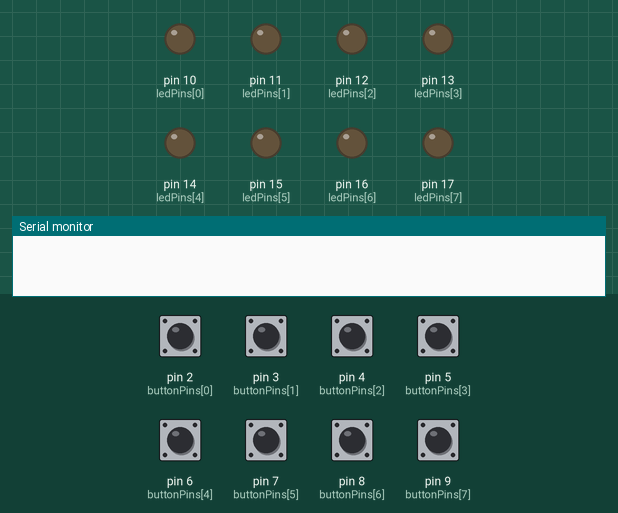
This sketch was run on a simulated Arduino Uno, built with avr-gcc and run on an emulated ATmega328P. On the bench: output pins drawn as LEDs (lit = HIGH), the last lines printed to the serial monitor. The test bench sets the inputs (shaded band); at power-on: pin 2 (buttonPins[0]), pin 3 (buttonPins[1]), pin 4 (buttonPins[2]), pin 5 (buttonPins[3]), pin 6 (buttonPins[4]), pin 7 (buttonPins[5]), pin 8 (buttonPins[6]), pin 9 (buttonPins[7]) HIGH.

Above: at 1.2 s.
1.3 s: pin 2 (buttonPins[0]) pulled LOW for 0.15 s
At 2.3 s:
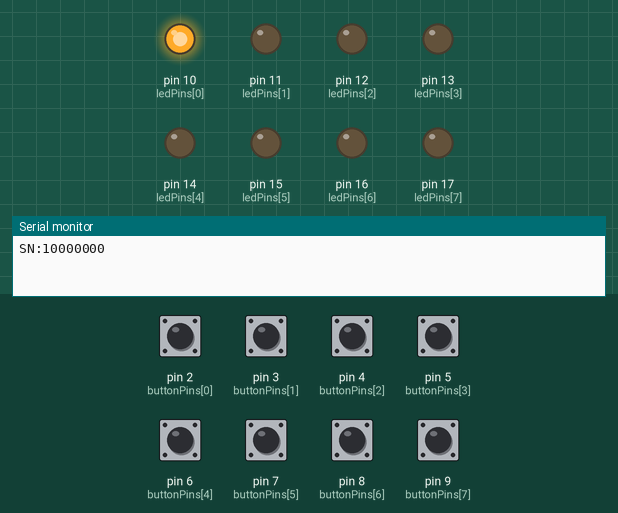
2.9 s: pin 3 (buttonPins[1]) pulled LOW for 0.15 s
At 3.5 s:
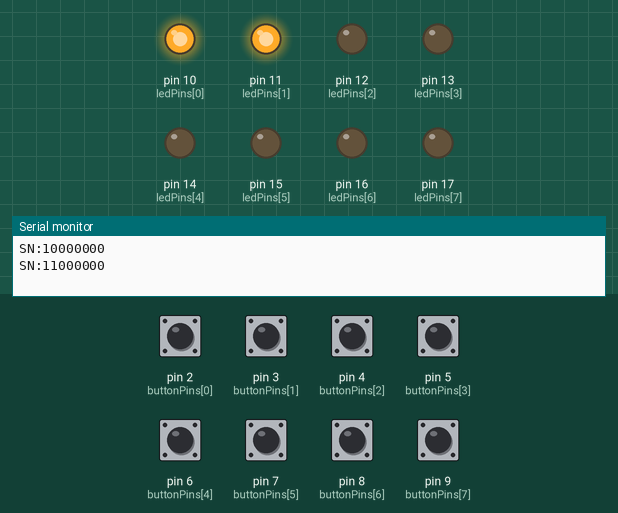
4.5 s: pin 4 (buttonPins[2]) pulled LOW for 0.15 s
At 5.7 s:
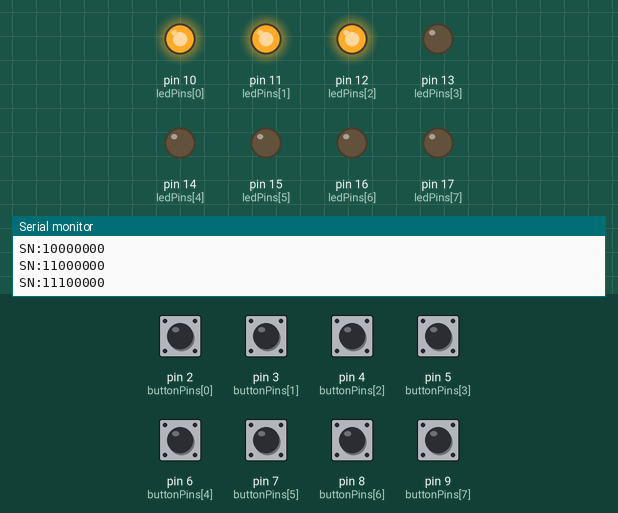
6.1 s: pin 5 (buttonPins[3]) pulled LOW for 0.15 s
At 7.2 s:
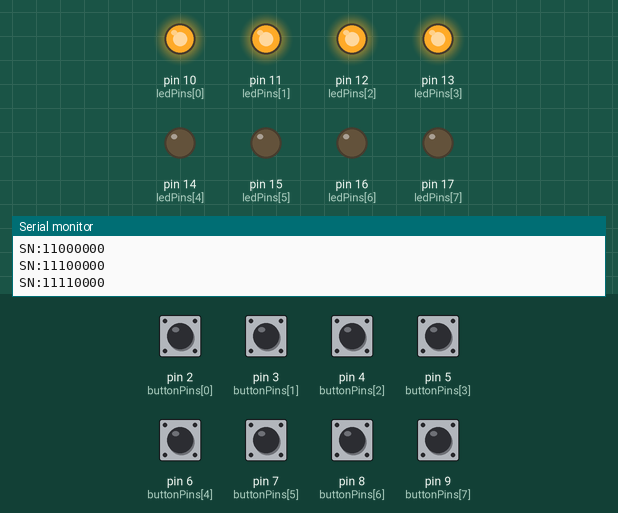
7.7 s: pin 6 (buttonPins[4]) pulled LOW for 0.15 s
At 8.4 s:
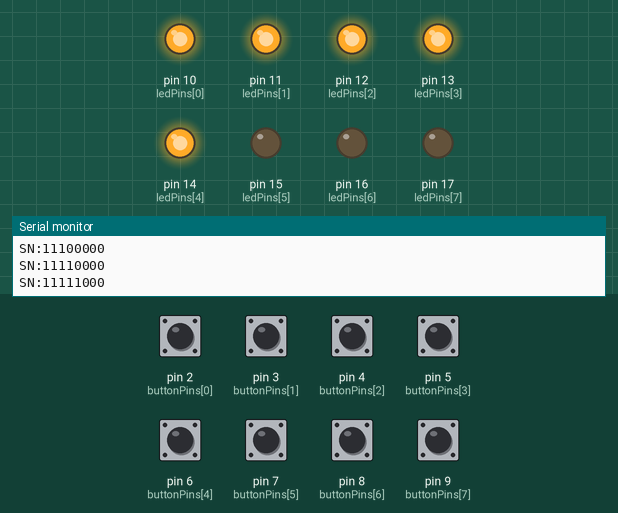
9.3 s: pin 7 (buttonPins[5]) pulled LOW for 0.15 s
At 9.6 s:
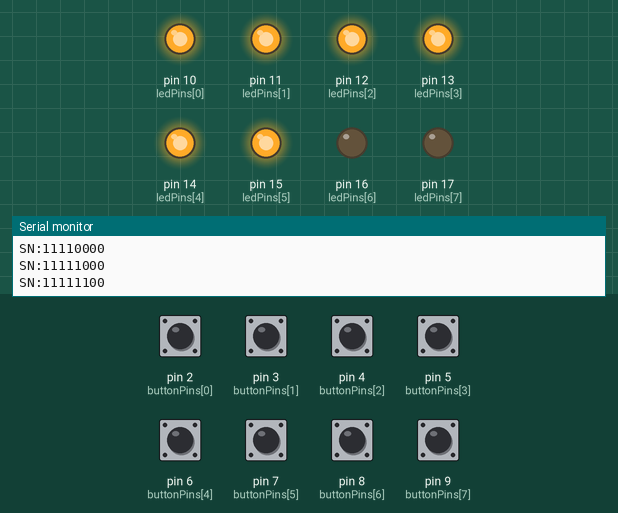
Timing chart, 0 to 11.9 s (numbered marks = the images above; inputs shaded):
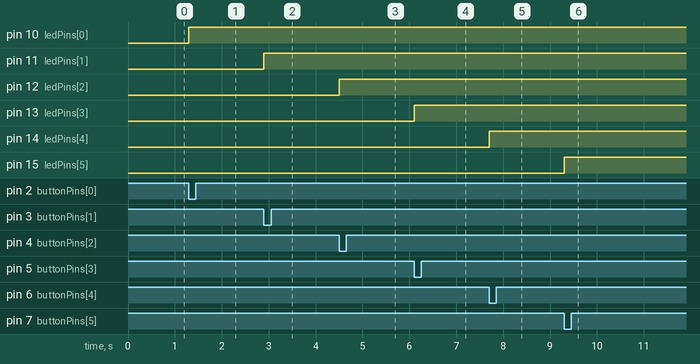

The sketch:

MIDI_8_V2_1_1_Super_Simple_Test_Sketch_02-Latching-Debounce.ino
```cpp
#include <Arduino.h>

const int buttonPins[] = {2, 3, 4, 5, 6, 7, 8, 9}; // Button pins D2 to D9
const int ledPins[] = {10, 11, 12, 13, 14, 15, 16, 17}; // LED pins from D10 to D17
const int numButtons = sizeof(buttonPins) / sizeof(buttonPins[0]);
int lastButtonState[numButtons]; // Array to store the last state of each button
int ledState[numButtons]; // Array to store the current state of each LED

void setup() {
  Serial.begin(9600); // Start serial communication at 9600 baud rate
  for (int i = 0; i < numButtons; i++) {
    pinMode(buttonPins[i], INPUT); // Set each button pin as input (assuming external pull-ups)
    pinMode(ledPins[i], OUTPUT); // Set each LED pin as output
    lastButtonState[i] = HIGH; // Initialize the last button state as HIGH (unpressed)
    ledState[i] = LOW; // Initialize the LED state as OFF
    digitalWrite(ledPins[i], ledState[i]); // Set initial LED state
  }
}

void loop() {
  bool updateNeeded = false; // Flag to track if any LED state has changed

  for (int i = 0; i < numButtons; i++) {
    int currentButtonState = digitalRead(buttonPins[i]); // Read the current state of the button
    if (currentButtonState != lastButtonState[i] && currentButtonState == LOW) {
      // Only toggle the LED if the button goes from HIGH to LOW (button pressed)
      ledState[i] = !ledState[i]; // Toggle the state of the LED
      digitalWrite(ledPins[i], ledState[i]); // Update the LED state
      updateNeeded = true; // Mark that an update is needed
    }
    lastButtonState[i] = currentButtonState; // Update the last known state of the button
  }

  if (updateNeeded) {
    sendStateUpdate(); // Send updated LED states over UART
  }
}

void sendStateUpdate() {
  Serial.print("SN:"); // Identifier for STATENANO
  for (int i = 0; i < numButtons; i++) {
    Serial.print(ledState[i]); // Send each LED's state as part of the bit string
  }
  Serial.println(); // End of message
}
```

Measured:
- after the input at 1.3 s, pin 10 (ledPins[0]): LOW → HIGH at once
- after the input at 2.9 s, pin 11 (ledPins[1]): LOW → HIGH at once
- after the input at 4.5 s, pin 12 (ledPins[2]): LOW → HIGH at once
- after the input at 6.1 s, pin 13 (ledPins[3]): LOW → HIGH at once
- after the input at 7.7 s, pin 14 (ledPins[4]): LOW → HIGH at once
- after the input at 9.3 s, pin 15 (ledPins[5]): LOW → HIGH at once
